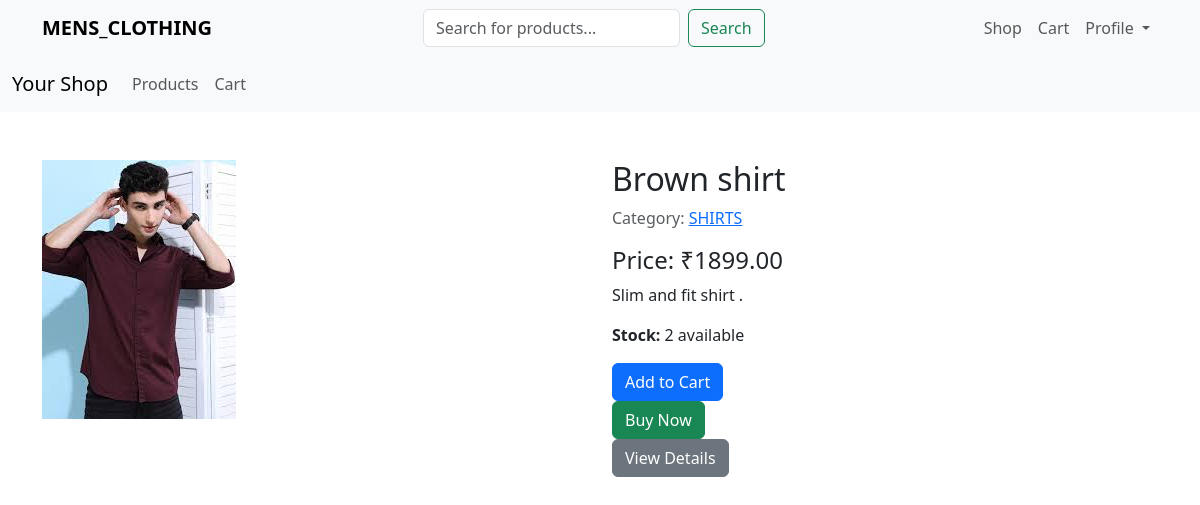
The app's page /products/6/brown-shirt/ with its own data.
### smileapp/models.py (models this page shows, shortened)
class Product(models.Model):
    category = models.ForeignKey('Category', related_name='products', on_delete=models.CASCADE)
    name = models.CharField(max_length=200, db_index=True)
    image = models.ImageField(upload_to='products/%Y/%m/%d', blank=True, null=True)
    slug = models.SlugField(max_length=200, unique=True, default='default-slug')
    description = models.TextField(blank=True)
    price = models.DecimalField(max_digits=10, decimal_places=2)
    stock = models.PositiveIntegerField()
    available = models.BooleanField(default=True)
    created = models.DateTimeField(default=timezone.now)
    updated = models.DateTimeField(auto_now=True)
    is_featured = models.BooleanField(default=False)
    class Meta:
        ordering = ['-created']
        indexes = [
            models.Index(fields=['id', 'slug']),
            models.Index(fields=['name', 'slug']),
        ]

class Category(models.Model):
    name = models.CharField(max_length=255)
    slug = models.SlugField(unique=True)
    def get_absolute_url(self):
        return reverse('product_list_by_category', kwargs={'slug': self.slug})

### smileapp/views.py (the view)
# urls.py: path('products/<int:id>/<slug:slug>/',product_detail, name='product_detail'),
def product_detail(request, id, slug):
    product = get_object_or_404(Product, id=id, slug=slug)
    return render(request, 'product_detail.html', {'product': product})

### templates/product_detail.html (shortened to what this page needs)
<!DOCTYPE html>
<html lang="en">
<head>
    <link href="https://cdn.jsdelivr.net/npm/bootstrap@5.3.0/dist/css/bootstrap.min.css" rel="stylesheet">
</head>
<body>
{% include 'navbar.html' %}
<div class="container mt-5">
    <div class="row">
        <div class="col-md-6">
            <img src="{{ product.image.url }}" class="img-fluid" alt="{{ product.name }}">
        </div>
        <div class="col-md-6">
            <h2>{{ product.name }}</h2>
            <p class="text-muted">Category: <a href="{{ product.category.get_absolute_url }}">{{ product.category.name }}</a></p>
            <h4>Price: ₹{{ product.price }}</h4>
            <p>{{ product.description }}</p>
            {% if product.stock > 0 %}
                <p><strong>Stock:</strong> {{ product.stock }} available</p>
                <form action="{% url 'add_to_cart' product.id product.slug %}" method="post">
                    <button type="submit" class="btn btn-primary">Add to Cart</button>
                </form>
                <form action="{% url 'buy_now' product.id product.slug %}" method="post">
                    <button type="submit" class="btn btn-success">Buy Now</button>
                </form>
            {% else %}
                <p class="text-danger"><strong>Out of stock</strong></p>
            {% endif %}
            <a href="{% url 'product_detail' product.id product.slug %}" class="btn btn-secondary">View Details</a>
        </div>
    </div>
</div>
</body>
</html>

### records on screen
Product: image (picture), name "Brown shirt", category.name "SHIRTS", price "1899.00", description "Slim and fit shirt .", stock "2"
